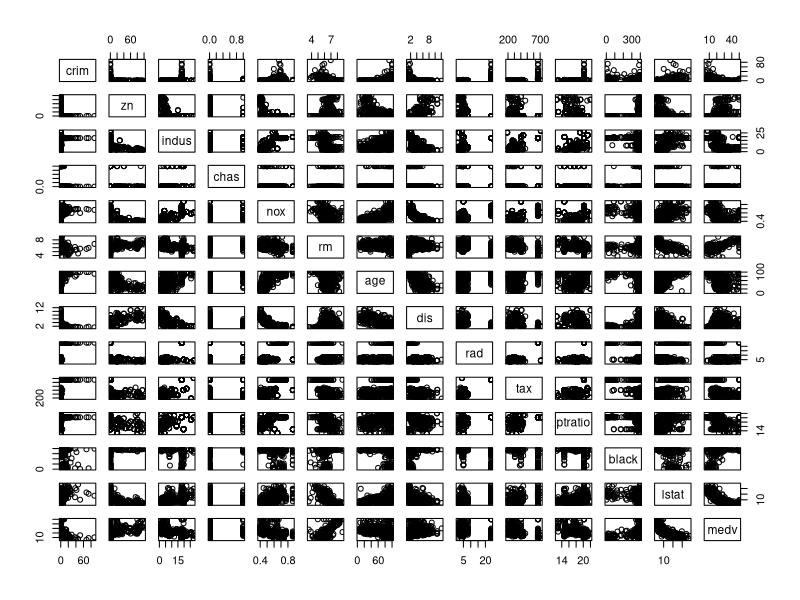
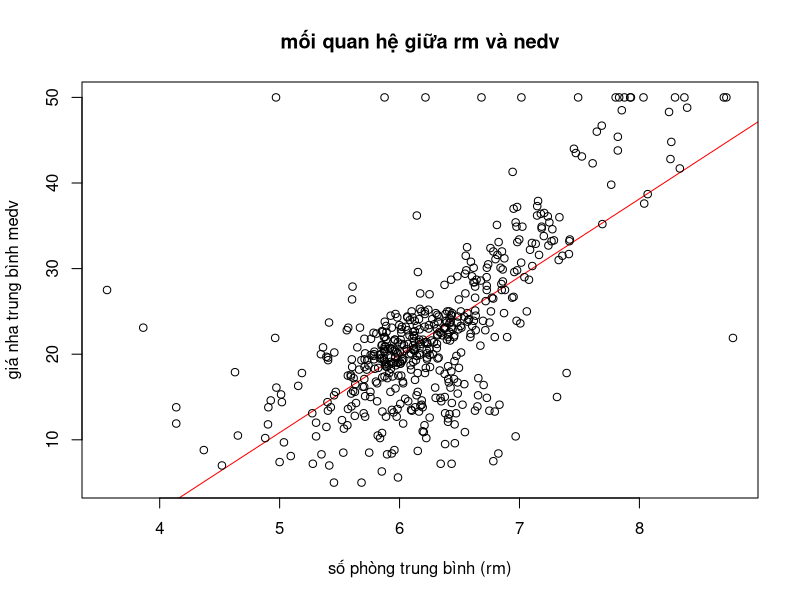

Write R code to recreate these figures, in order.
# thay đổi ngôn ngữ sang enlish
Sys.setlocale("LC_ALL", "English")
Sys.setenv(LANGUAGE="en")

# xây dựng linear regression model
summary(longley)

# Tom tat
str(longley)

# ma trận tương quan giữa các biến
cor(longley)

cor(longley$GNP, longley$Employed)
# xây model
model <-lm(GNP~Employed, data =longley)
model

model$coefficients
model$coefficients[[1]]
model$coefficients[[2]]
#Data Frame
model$model

# xay model 2 bien
model1 <- lm(GNP~Employed+Armed.Forces, data=longley)
summary(model1)

model1$coefficients
model1$coefficients[[1]]
model1$coefficients[[2]]

# =============================

library(MASS)
data(Boston)

str(Boston)

summary(Boston)

# vẽ ma trận tương quan
pairs(Boston)

# tính ma trận tương quan
correlation <-cor(Boston)
print(correlation["medv",])

# plot biểu đồ phân tán giữa số phòng trung và giá trị
plot(Boston$rm, Boston$medv,
     xlab = "số phòng trung bình (rm)",
     ylab = "giá nha trung bình medv",
     main="mối quan hệ giữa rm và nedv",
     abline(lm(medv~rm, data = Boston), col="red"))


